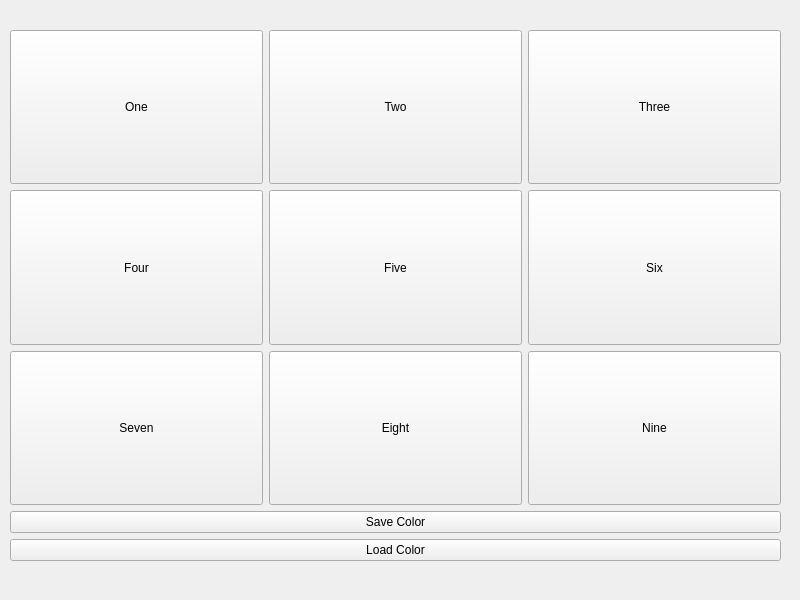
<?xml version="1.0" encoding="UTF-8"?>
<ui version="4.0">
 <class>Widget</class>
 <widget class="QWidget" name="Widget">
  <property name="geometry">
   <rect>
    <x>0</x>
    <y>0</y>
    <width>800</width>
    <height>600</height>
   </rect>
  </property>
  <property name="windowTitle">
   <string>Widget</string>
  </property>
  <widget class="QWidget" name="layoutWidget">
   <property name="geometry">
    <rect>
     <x>10</x>
     <y>30</y>
     <width>771</width>
     <height>531</height>
    </rect>
   </property>
   <layout class="QVBoxLayout" name="verticalLayout">
    <item>
     <layout class="QGridLayout" name="gridLayout">
      <item row="0" column="0">
       <widget class="QPushButton" name="Button_1">
        <property name="sizePolicy">
         <sizepolicy hsizetype="Minimum" vsizetype="MinimumExpanding">
          <horstretch>0</horstretch>
          <verstretch>0</verstretch>
         </sizepolicy>
        </property>
        <property name="text">
         <string>One</string>
        </property>
        <property name="iconSize">
         <size>
          <width>100</width>
          <height>100</height>
         </size>
        </property>
       </widget>
      </item>
      <item row="0" column="1">
       <widget class="QPushButton" name="Button_2">
        <property name="sizePolicy">
         <sizepolicy hsizetype="Minimum" vsizetype="MinimumExpanding">
          <horstretch>0</horstretch>
          <verstretch>0</verstretch>
         </sizepolicy>
        </property>
        <property name="text">
         <string>Two</string>
        </property>
       </widget>
      </item>
      <item row="0" column="2">
       <widget class="QPushButton" name="Button_3">
        <property name="sizePolicy">
         <sizepolicy hsizetype="Minimum" vsizetype="MinimumExpanding">
          <horstretch>0</horstretch>
          <verstretch>0</verstretch>
         </sizepolicy>
        </property>
        <property name="text">
         <string>Three</string>
        </property>
       </widget>
      </item>
      <item row="1" column="0">
       <widget class="QPushButton" name="Button_4">
        <property name="sizePolicy">
         <sizepolicy hsizetype="Minimum" vsizetype="MinimumExpanding">
          <horstretch>0</horstretch>
          <verstretch>0</verstretch>
         </sizepolicy>
        </property>
        <property name="text">
         <string>Four</string>
        </property>
       </widget>
      </item>
      <item row="1" column="1">
       <widget class="QPushButton" name="Button_5">
        <property name="sizePolicy">
         <sizepolicy hsizetype="Minimum" vsizetype="MinimumExpanding">
          <horstretch>0</horstretch>
          <verstretch>0</verstretch>
         </sizepolicy>
        </property>
        <property name="text">
         <string>Five</string>
        </property>
       </widget>
      </item>
      <item row="1" column="2">
       <widget class="QPushButton" name="Button_6">
        <property name="sizePolicy">
         <sizepolicy hsizetype="Minimum" vsizetype="MinimumExpanding">
          <horstretch>0</horstretch>
          <verstretch>0</verstretch>
         </sizepolicy>
        </property>
        <property name="text">
         <string>Six</string>
        </property>
       </widget>
      </item>
      <item row="2" column="0">
       <widget class="QPushButton" name="Button_7">
        <property name="sizePolicy">
         <sizepolicy hsizetype="Minimum" vsizetype="MinimumExpanding">
          <horstretch>0</horstretch>
          <verstretch>0</verstretch>
         </sizepolicy>
        </property>
        <property name="text">
         <string>Seven</string>
        </property>
       </widget>
      </item>
      <item row="2" column="1">
       <widget class="QPushButton" name="Button_8">
        <property name="sizePolicy">
         <sizepolicy hsizetype="Minimum" vsizetype="MinimumExpanding">
          <horstretch>0</horstretch>
          <verstretch>0</verstretch>
         </sizepolicy>
        </property>
        <property name="text">
         <string>Eight</string>
        </property>
       </widget>
      </item>
      <item row="2" column="2">
       <widget class="QPushButton" name="Button_9">
        <property name="sizePolicy">
         <sizepolicy hsizetype="Minimum" vsizetype="MinimumExpanding">
          <horstretch>0</horstretch>
          <verstretch>0</verstretch>
         </sizepolicy>
        </property>
        <property name="text">
         <string>Nine</string>
        </property>
       </widget>
      </item>
     </layout>
    </item>
    <item>
     <widget class="QPushButton" name="SaveColor">
      <property name="text">
       <string>Save Color</string>
      </property>
     </widget>
    </item>
    <item>
     <widget class="QPushButton" name="LoadColor">
      <property name="text">
       <string>Load Color</string>
      </property>
     </widget>
    </item>
   </layout>
  </widget>
 </widget>
 <resources/>
 <connections/>
</ui>
